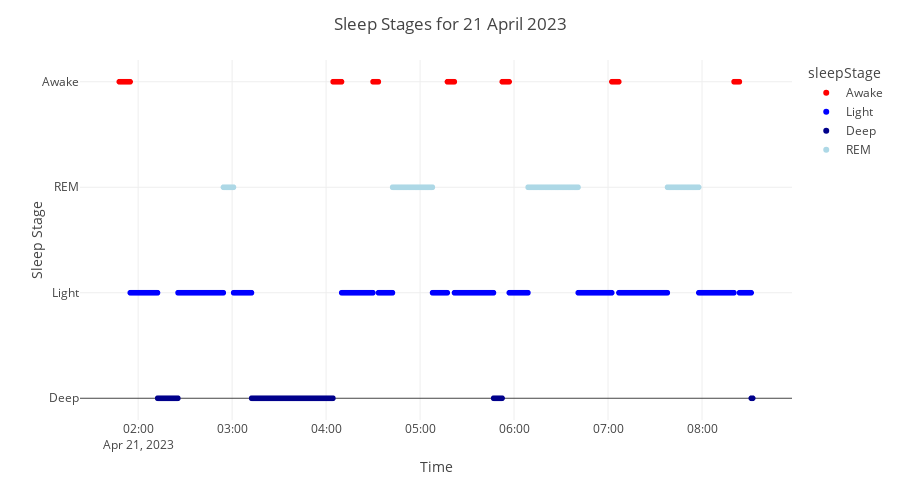

This figure's notebook cell:
### Code cell


### Figure 1 — Plotly figure (JSON) as saved in the notebook; plotly's stock layout.template omitted (floating-point values rounded to 4 significant figures; data arrays with more than 128 entries replaced by an {"elided": "..."} marker saying what was removed)
{"data": [{"hovertemplate": "sleepStage=Awake<br>dateTime=%{x}<br>sleepStageNum=%{y}<extra></extra>", "legendgroup": "Awake", "marker": {"color": "red", "symbol": "circle"}, "mode": "markers", "name": "Awake", "showlegend": true, "type": "scattergl", "x": {"elided": "198 str values"}, "xaxis": "x", "y": {"elided": "198 int values"}, "yaxis": "y"}, {"hovertemplate": "sleepStage=Light<br>dateTime=%{x}<br>sleepStageNum=%{y}<extra></extra>", "legendgroup": "Light", "marker": {"color": "blue", "symbol": "circle"}, "mode": "markers", "name": "Light", "showlegend": true, "type": "scattergl", "x": {"elided": "1296 str values"}, "xaxis": "x", "y": {"elided": "1296 int values"}, "yaxis": "y"}, {"hovertemplate": "sleepStage=Deep<br>dateTime=%{x}<br>sleepStageNum=%{y}<extra></extra>", "legendgroup": "Deep", "marker": {"color": "darkblue", "symbol": "circle"}, "mode": "markers", "name": "Deep", "showlegend": true, "type": "scattergl", "x": {"elided": "429 str values"}, "xaxis": "x", "y": {"elided": "429 int values"}, "yaxis": "y"}, {"hovertemplate": "sleepStage=REM<br>dateTime=%{x}<br>sleepStageNum=%{y}<extra></extra>", "legendgroup": "REM", "marker": {"color": "lightblue", "symbol": "circle"}, "mode": "markers", "name": "REM", "showlegend": true, "type": "scattergl", "x": {"elided": "504 str values"}, "xaxis": "x", "y": {"elided": "504 int values"}, "yaxis": "y"}], "layout": {"height": 500, "legend": {"title": {"text": "sleepStage"}, "tracegroupgap": 0}, "margin": {"t": 60}, "plot_bgcolor": "white", "title": {"text": "Sleep Stages for 21 April 2023"}, "xaxis": {"anchor": "y", "domain": [0, 1], "title": {"text": "Time"}}, "yaxis": {"anchor": "x", "domain": [0, 1], "tickmode": "array", "ticktext": ["Deep", "Light", "REM", "Awake"], "tickvals": [0, 1, 2, 3], "title": {"text": "Sleep Stage"}}}}
